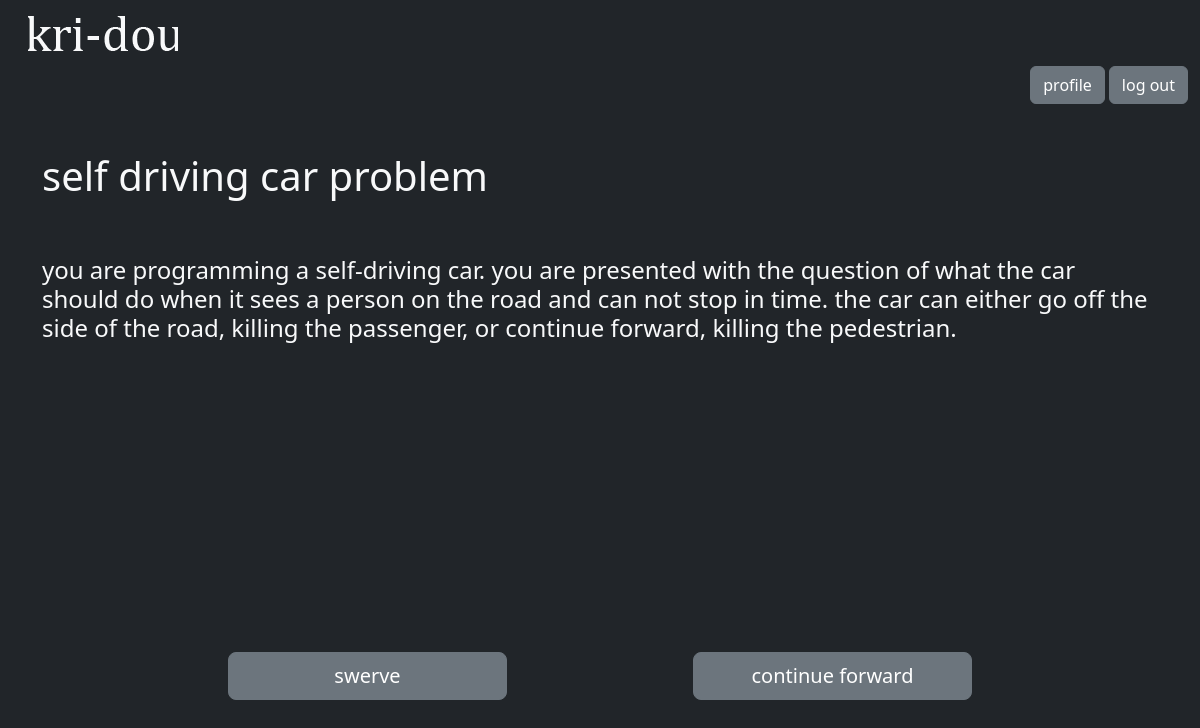
The page /ponder (signed in) on the database its author committed.
### app/models.py (models this page shows, shortened)
class Dilemma(db.Model):
    id = db.Column(db.Integer, primary_key=True)
    title = db.Column(db.String(50), nullable=False)
    description = db.Column(db.String, nullable=False)
    choice_a = db.Column(db.String(25), nullable=False)
    choice_b = db.Column(db.String(25), nullable=False)
    c_score = db.Column(db.Float, nullable=False, default=0)
    d_score = db.Column(db.Float, nullable=False, default=0)
    v_score = db.Column(db.Float, nullable=False, default=0)
    n_score = db.Column(db.Float, nullable=False, default=0)

### app/routes.py (the view)
@app.route('/ponder', methods=["GET", "POST"])
@login_required
def ponder():
    if current_user.last_dilemma > db.session.query(Dilemma).count():
        dilemma = Dilemma.query.filter_by(id=24).first()
    else:
        dilemma = Dilemma.query.filter_by(id=current_user.last_dilemma).first()
    if request.method == 'POST':
        if 'choice_a' in request.form:
            current_user.c_score += dilemma.c_score
            current_user.d_score += dilemma.d_score
            current_user.v_score += dilemma.v_score
            current_user.n_score += dilemma.n_score
        if 'choice_b' in request.form:
            current_user.c_score -= dilemma.c_score
            current_user.d_score -= dilemma.d_score
            current_user.v_score -= dilemma.v_score
            current_user.n_score -= dilemma.n_score
        current_user.last_dilemma += 1
        db.session.commit()
        return redirect('/ponder')
    else:
        return render_template('ponder.html', dilemma=dilemma)

### app/models.py (called while the page is built)
@login.user_loader
def load_user(user_id):
    return db.session.get(User, user_id)

### app/templates/ponder.html (shortened to what this page needs)
{% extends 'base.html' %}
{% block header %}
        <div class="d-flex justify-content-end me-2">
            <form action="{{ url_for('profile') }}">
                <button type="submit" class="btn btn-secondary me-1">profile</button>
            </form>
            <form action="{{ url_for('logout') }}">
                <button type="submit" class="btn btn-secondary me-1">log out</button>
            </form>
        </div>
{% endblock header %}
{% block content %}
    <div class="container text-light d-flex flex-column h-100 justify-content-center">
        <div class="row mt-5"><h1>{{ dilemma.title }}</h1></div>
        <div class="row mt-5 h-50 align-self-center"><h4>{{ dilemma.description }}</h4></div>
        <div class="row mt-5 mb-auto">
            <form method="post" class="d-flex justify-content-evenly">
                <input type="submit" value="{{ dilemma.choice_a }}" name="choice_a" class="btn btn-secondary btn-lg w-25"></input>
                <input type="submit" value="{{ dilemma.choice_b }}" name="choice_b" class="btn btn-secondary btn-lg w-25"></input>
            </form>
        </div>
    </div>
{% endblock content %}

### app/templates/base.html (shortened to what this page needs)
<!DOCTYPE html>
<html lang="en">
<head>
    <link rel="stylesheet" href="https://cdn.jsdelivr.net/npm/bootstrap@5.3.1/dist/css/bootstrap.min.css">
    <link rel="stylesheet" href="{{ url_for('static', filename='css/style.css') }}">
</head>
<body class="bg-dark container-fluid d-flex flex-column">
    {% include 'nav.html' %}
    <div class="row">
        <div class="col p-0">
            {% block header %}
            {% endblock header %}
        </div>
    </div>
    <div class="row flex-grow-1">
        <div class="col">
            {% block content %}
            {% endblock content %}
        </div>
    </div>
</body>
</html>

### app/templates/nav.html (shortened to what this page needs)
<nav class="navbar navbar-expand-lg container-fluid">
    <div class="col-7 bg-* m-0">
        <a href="{{ url_for('index') }}" class="navbar-brand p-3"><img src="{{ url_for('static', filename='images/kri-dou_logo.png') }}"></a>
    </div>
</nav>

### app/static/css/style.css (style rules this page uses)
body { height: 100vh; }

### rows shown on the page
Dilemma: title "self driving car problem", description "you are programming a self-driving car. you are presented with the question of what the car should do when it sees a person on the road and can not stop in time. the car can either go off the side of the road, killing the passenger, or continue forward, killing the pedestrian.", choice_a "swerve", choice_b "continue forward"
